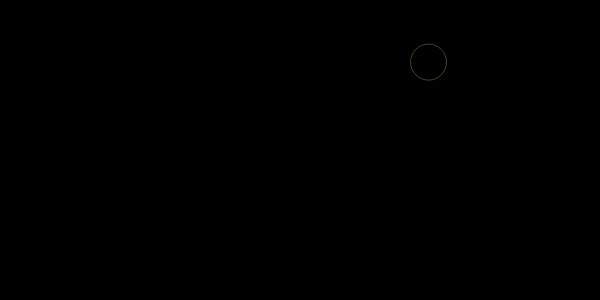
Frame 1 (no input)
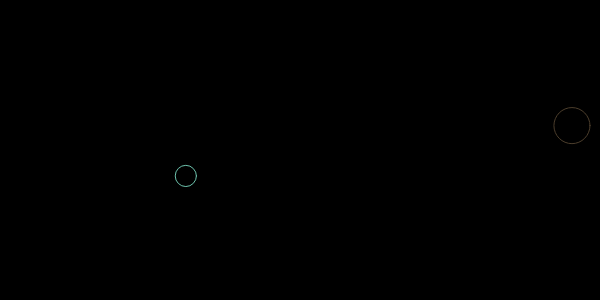
Frame 60 (no input)
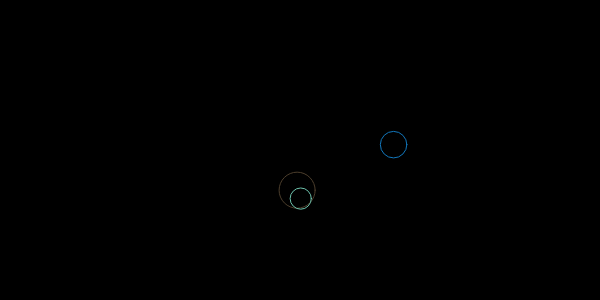
Frame 120 (the mouse pressed at the canvas centre since frame 60)

The p5.js sketch that drew these frames (run headless with seeded random() and noise() and a simulated clock; from frame 60 on, the mouse is pressed at the canvas centre):

// p5.js sketch
// ── sketch.js
function setup() {
  createCanvas(600, 300);
  bubble.push(new Bubble());
}

function draw() {
  background(0);
  for (let i = 0; i < bubble.length; i++) {
    bubble[i].show();
    bubble[i].move();
  }
}

// ── bubble.js
let bubble = [];
let bVal = false;

class Bubble {
  constructor() {
    this.x = random(0, width);
    this.y = random(0, height);
    this.xSpeed = random(-1, 5);
    this.ySpeed = random(-1, 5);
    this.diameter = random(20, 40);
    this.r = random(255);
    this.g = random(255);
    this.b = random(255);
  }

  update() {}

  show() {
    stroke(this.r, this.g, this.b);
    noFill();
    circle(this.x, this.y, this.diameter);
  }

  move() {
    if (this.x > width || this.x < 0) {
      this.xSpeed *= -1;

      if (bubble.length < 20) bubble.push(new Bubble());
    }
    if (this.y > height || this.y < 0) {
      this.ySpeed *= -1;
      if (bubble.length < 20) bubble.push(new Bubble());
    }
    if (mouseIsPressed) {
      if (this.x > mouseX) {
        this.x -= 5;
      } else if (this.x < mouseX) {
        this.x += 5;
      }
    }

    this.x += this.xSpeed;
    this.y += this.ySpeed;
  }
}
